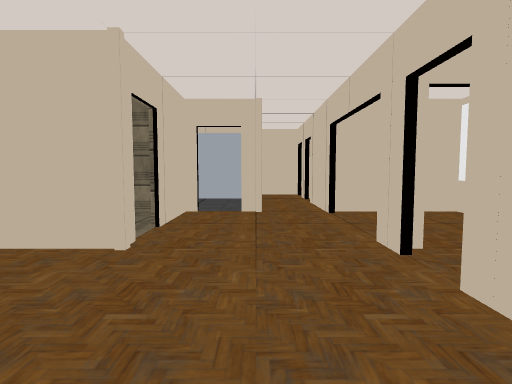
View 1 (above)

19 first-person views from a walk through a 3-D level made in the Unity game engine. The camera is 1.4 m above the floor, tilts 4° down and sees 80° across. Doors are open. The floor is counted in squares, 1 m on a side. Each view is taken from the middle of a square. On the plan, view 1 faces up. The plan holds only what a view shows up to about 14 squares ahead; the rest is blank. The place goes on beyond the plan. Some surface patterns are stand-ins.

View 2
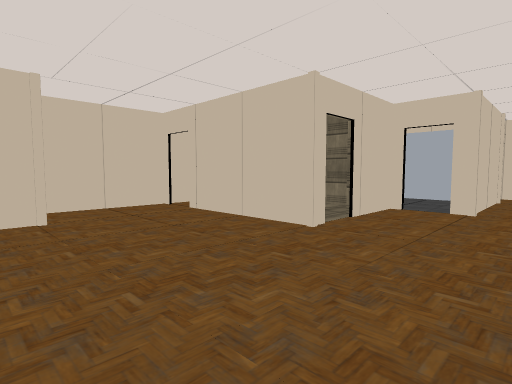

View 3
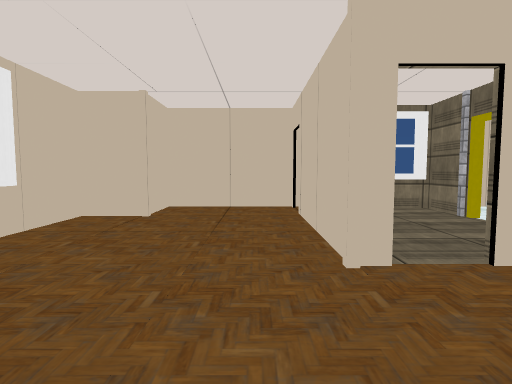

View 4
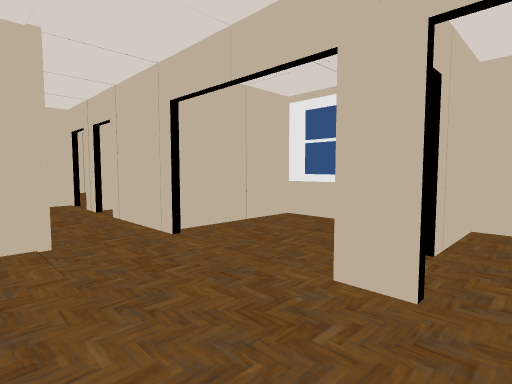

View 5
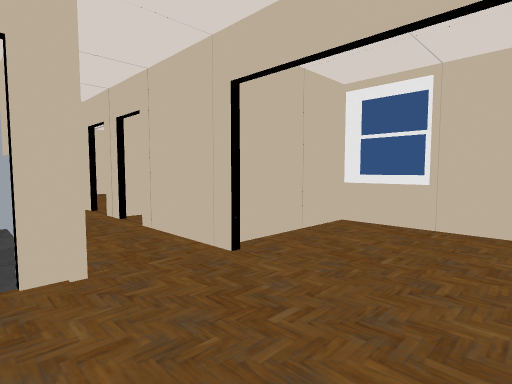

View 6
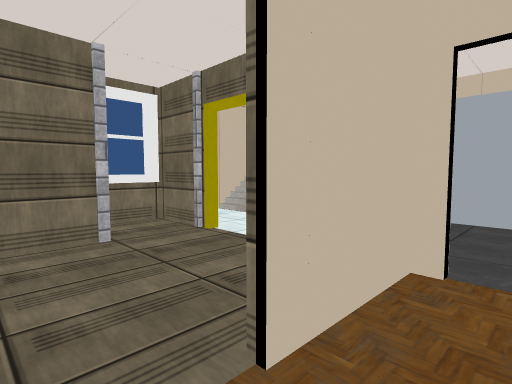

View 7
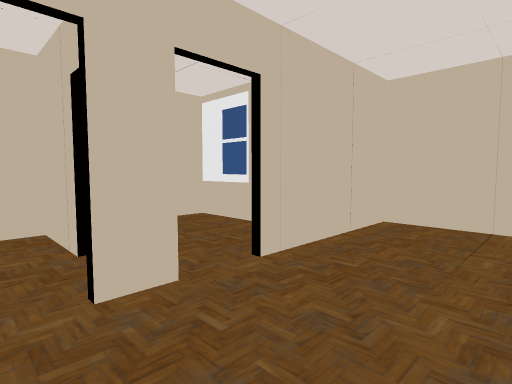

View 8
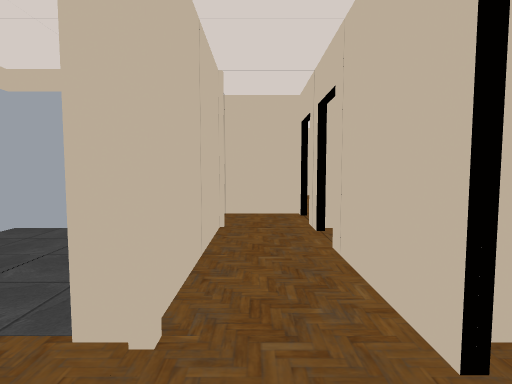

View 9
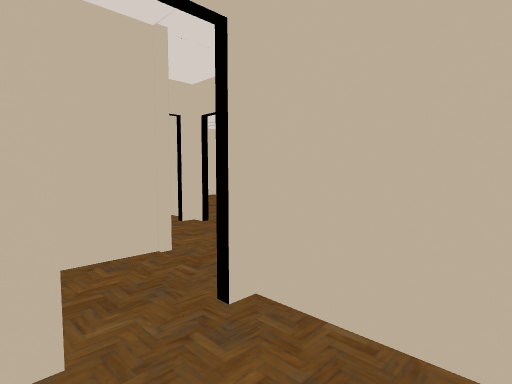

View 10
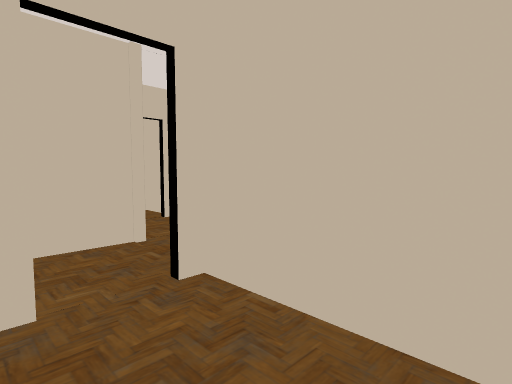

View 11
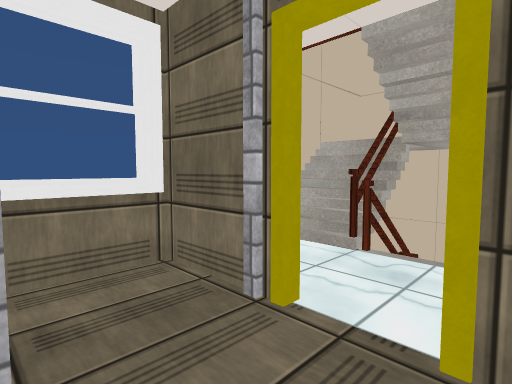

View 12
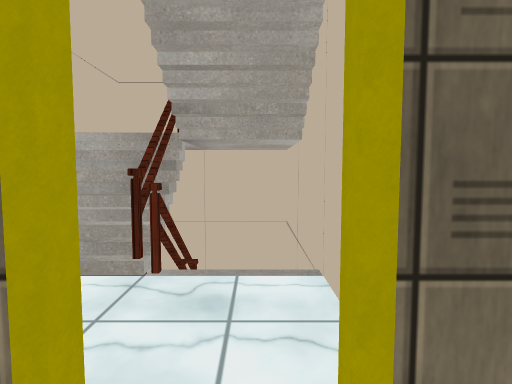

View 13
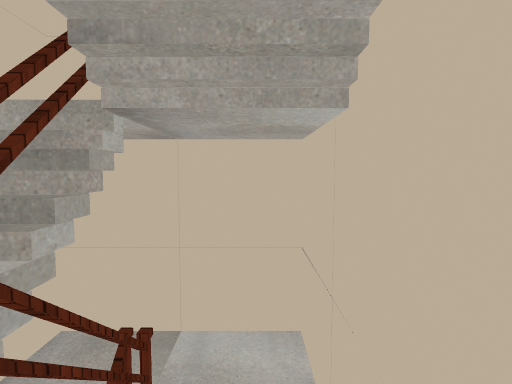

View 14
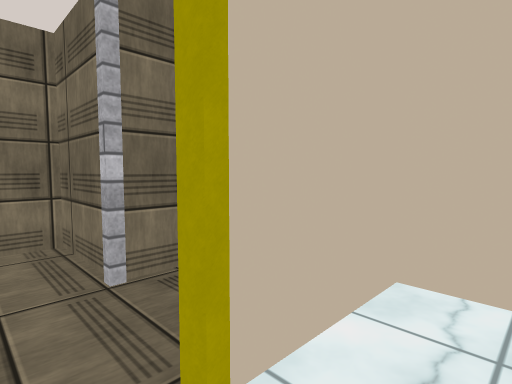

View 15
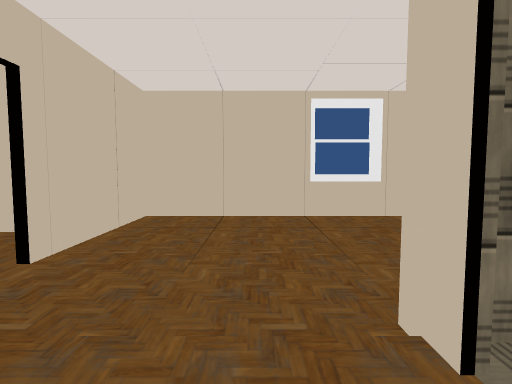

View 16
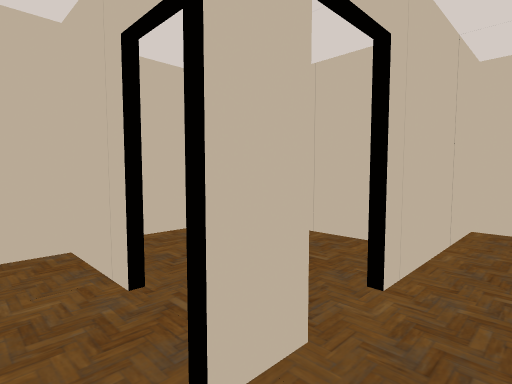

View 17
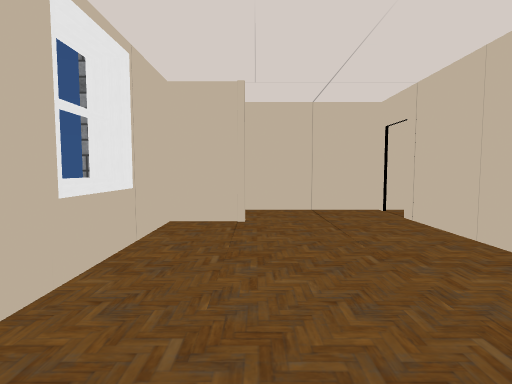

View 18
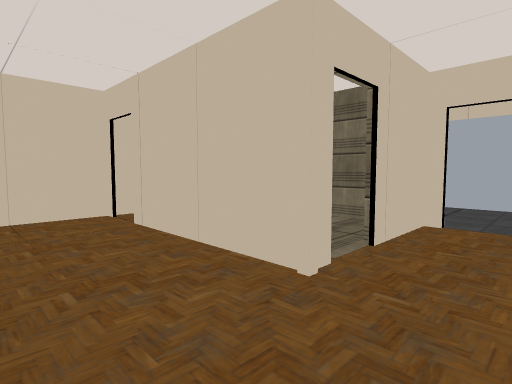

View 19
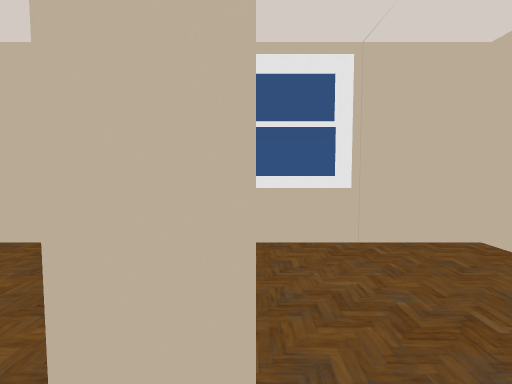

### Floor plan
Key: @ floor where view 1 was taken; # wall or solid block; . floor; / step, stairs or slope; D open door; = window, fence, low wall or low ledge; ^ raised ledge; v drop or lower ground; O other object.
Columns run from 10 left of view 1 to 8 right of it. Each row starts with its distance up from view 1.
 20                  #
 19                ..#
 18 ##### ##DD####...
 17 #vvvv#..D...DD.
 16 ^^^^v###D#O.#D####
 15 #/##v#....#..D...#
 14 #/##v#....#.DD...=
 13 #DD#.# ...#..#...#
 12 #....# ...#..#...#
 11 #DDDD####D#..#####
 10 #DDOD . DDO..#...#v
  9 #=......#........=
  8 ###O....#........#
  7 #  #...DD........#
  6 #. ####D#....#.###
  5 #DD#....O....#....#
  4 #.................#
  3 #............#....#
  2 #............#....#
  1 #..O.........###=#
  0  ###......@..#   v
 -1   #...=#.....#
 -2    ##O## ####

Where each view was taken, in squares from view 1:
view 1: 0 up, 0 right, facing up
view 2: 1 down, 2 right, facing up-left
view 3: 4 up, 2 right, facing left
view 4: 4 up, 1 left, facing up-right
view 5: 6 up, 1 left, facing up-right
view 6: 6 up, 1 left, facing up-left
view 7: 7 up, 1 left, facing down-right
view 8: 8 up, 1 right, facing up
view 9: 13 up, 5 right, facing up-left
view 10: 13 up, 6 right, facing up-left
view 11: 8 up, 5 left, facing up-left
view 12: 9 up, 6 left, facing up
view 13: 12 up, 6 left, facing up
view 14: 12 up, 6 left, facing down-left
view 15: 8 up, 1 left, facing down
view 16: 7 up, 1 right, facing down-right
view 17: 1 up, 1 right, facing left
view 18: 2 up, 0 right, facing up-left
view 19: 15 up, 1 right, facing right
